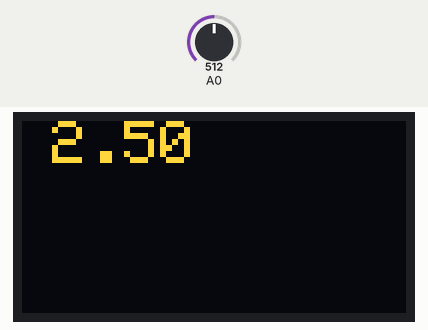
The sketch below on a simulated Arduino Uno, built with avr-gcc and run on an emulated ATmega328P. On the bench: 128×64 one-colour display. The test bench sets the inputs (shaded band); at power-on: A0 = 512. The OLED is the two-colour kind (top 16 rows yellow).

Above: at 1.2 s.
1.3 s: A0 set to 716
At 1.8 s:
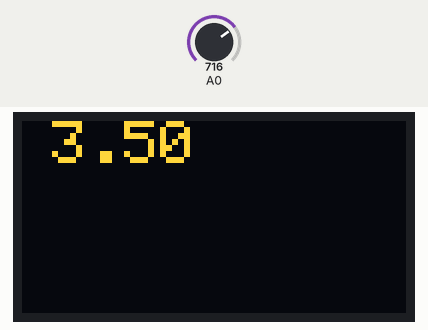
2.8 s: A0 set to 900
At 3.9 s:
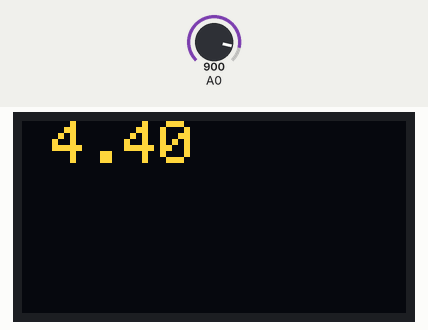
4.3 s: A0 set to 1023
At 4.9 s:
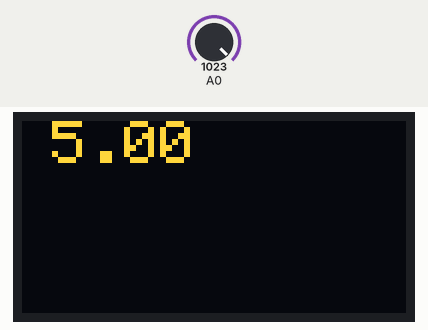
Timing chart, 0 to 7.3 s (numbered marks = the images above; inputs shaded):
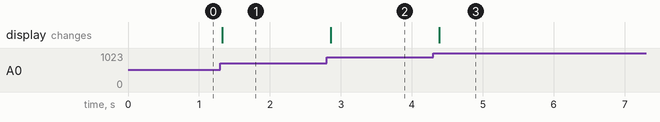

The sketch:

Display_voltage_show_V0.1.ino
```cpp
#include <SPI.h>
#include <Wire.h>
#include <Adafruit_GFX.h>
#include <Adafruit_SSD1306.h>

#define OLED_MOSI   9
#define OLED_CLK   10
#define OLED_DC    11
#define OLED_CS    12
#define OLED_RESET 13
Adafruit_SSD1306 display(OLED_MOSI, OLED_CLK, OLED_DC, OLED_RESET, OLED_CS);


void setup(){
    display.begin(SSD1306_SWITCHCAPVCC);


}


void loop(){

int sensorValue = analogRead(A0);
  // Convert the analog reading (which goes from 0 - 1023) to a voltage (0 - 5V):
  float voltage = sensorValue * (5.0 / 1023.0);
 display.clearDisplay();
       display.setTextSize(2);
  display.setTextColor(WHITE);
  display.setCursor(10,0);
  display.clearDisplay();
  display.println(voltage);
  display.display();
delay(100);


}
```

Measured:
- after the input at 1.3 s, the display: changes at once (image 1)
- after the input at 2.8 s, the display: changes after 0.06 s (image 2)
- after the input at 4.3 s, the display: changes after 0.08 s (image 3)
